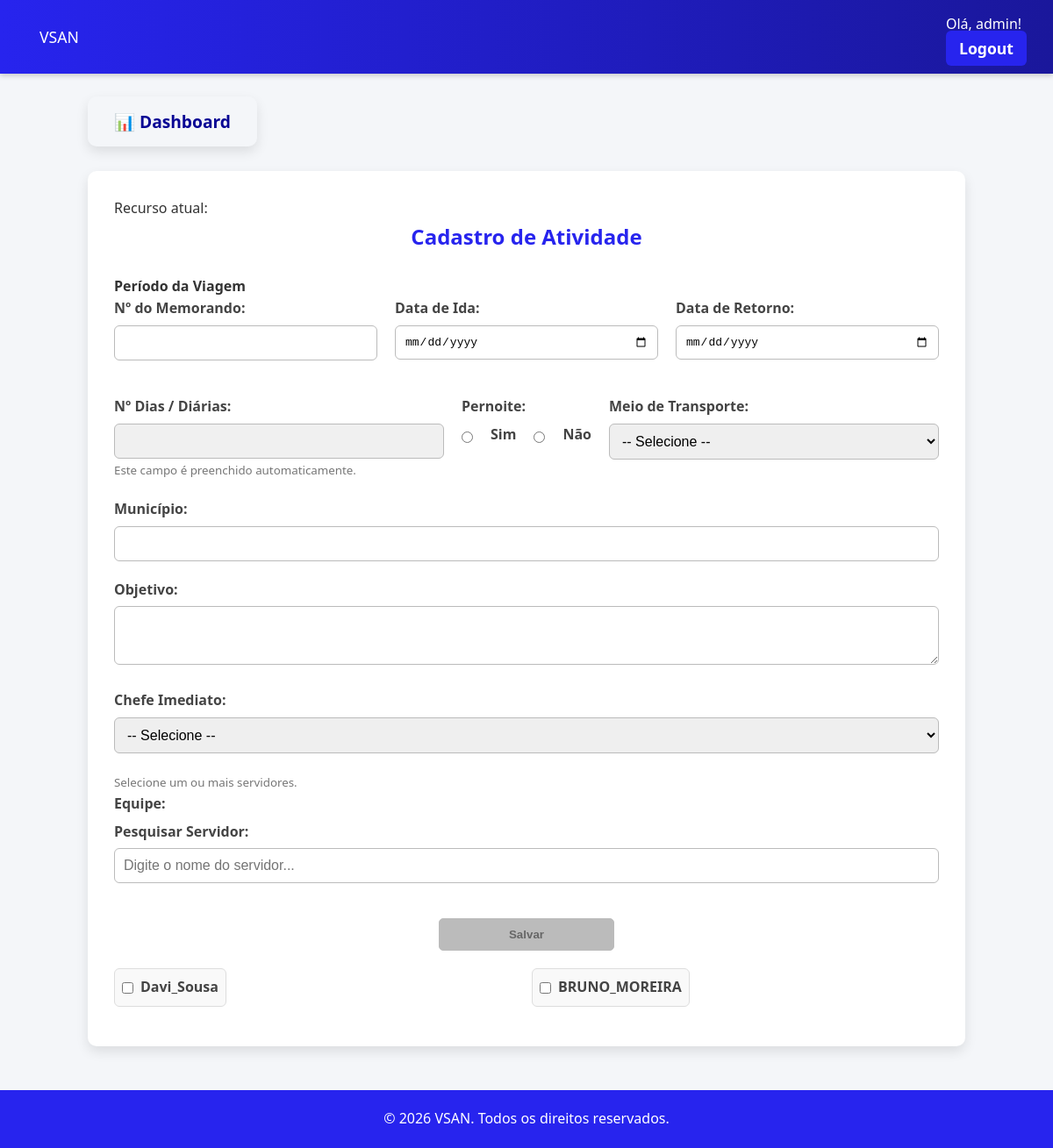
The app's page /cadastro-atividade/ (signed in) with its own data.
### usuarios/models.py (models this page shows, shortened)
class Usuario(AbstractUser):
    TIPO_USUARIO_CHOICES = [
        ('diretor', 'Diretor'),
        ('coordenador', 'Coordenador'),
        ('funcionario', 'Funcionário'),
    ]
    setor = models.ForeignKey(Setor, on_delete=models.SET_NULL, null=True, blank=True, related_name="usuarios")
    tipo_usuario = models.CharField(max_length=20, choices=TIPO_USUARIO_CHOICES, verbose_name='Tipo de Usuário', null=True, blank=True)
    matricula = models.CharField(max_length=20, unique=True, null=True, blank=True)
    servidor = models.OneToOneField(Servidor, on_delete=models.CASCADE, null=True, blank=True, related_name="usuario")
    objects = UsuarioManager()

### servidores/models.py (models this page shows, shortened)
class Servidor(models.Model):
    nome = models.CharField(max_length=200)
    endereco = models.CharField(max_length=255)
    vinculo = models.CharField(
        max_length=50,
        choices=[
            ("Servidor do Órgão", "Servidor do Órgão"),
            ("Servidor Cedido", "Servidor Cedido"),
            ("Colaborador Eventual", "Colaborador Eventual"),
        ]
    )
    matricula = models.CharField(max_length=20, unique=True)
    cargo = models.CharField(max_length=100)
    funcao = models.CharField(max_length=150, blank=True, null=True)
    cpf = models.CharField(max_length=14, unique=True)
    rg = models.CharField(max_length=20, blank=True, null=True)
    nascimento = models.DateField(blank=True, null=True)
    banco = models.CharField(max_length=50, blank=True, null=True)
    agencia = models.CharField(max_length=20, blank=True, null=True)
    conta = models.CharField(max_length=30, blank=True, null=True)
    setor = models.ForeignKey(Setor, on_delete=models.SET_NULL, null=True, blank=True)
    disponivel = models.BooleanField(default=True)
    def primeiro_e_ultimo_nome(self):
        partes = self.nome.strip().split()
        if len(partes) >= 2:
            return f"{partes[0]}_{partes[-1]}"  # usa underline para evitar espaços em nomes de arquivos
        return self.nome  # se só tiver um nome, retorna ele mesmo

### atividades/views.py (the view, shortened to what this page needs)
# urls.py: path('cadastro-atividade/', atividades_views.cadastrar_atividade, name="cadastrar_atividade"),
@login_required(login_url='/login/')
def cadastrar_atividade(request):
    servidores = Servidor.objects.all()
    setores = Setor.objects.exclude(cargo_chefe__startswith="Diretor")
    recurso_ativo = RecursoAtivo.objects.first()
    return render(request, "atividades/cadastro_atividades.html", {
        "servidores": servidores,
        "setores": setores,
        "recurso_ativo": recurso_ativo,
    })

### atividades/templates/atividades/cadastro_atividades.html (shortened to what this page needs)
{% extends "base.html" %}
{% block content %}
<div class="container">
    <p>Recurso atual: <strong>{{ recurso_ativo.get_codigo_display }}</p></strong>
    <h2>Cadastro de Atividade</h2>
    <form method="post" class="form">
        <div class="form-group">
            <strong>Período da Viagem</strong>
                <div class="form-row">
                    <div class="form-group">
                    <label for="n_memorando">Nº do Memorando:</label>
                    <input type="text" id="n_memorando" name="n_memorando" required>
                </div>
                <div class="form-group">
                    <label for="data_ida">Data de Ida:</label>
                    <input type="date" name="data_ida" id="data_ida" required>
                </div>
                <div class="form-group">
                    <label for="data_retorno">Data de Retorno:</label>
                    <input type="date" name="data_retorno" id="data_retorno" required>
                </div>
            </div>
        </div>
            <div class="form-row">
                <div class="form-group">
                    <label for="dias_diarias">Nº Dias / Diárias:</label>
                    <input type="text" name="dias_diarias" id="dias_diarias" readonly
                        style="background-color: #f0f0f0; color: #555; font-weight: bold;">
                    <small style="color: #777;">Este campo é preenchido automaticamente.</small>
                </div>
                <div>
                    <label>Pernoite:</label>
                    <div class="radio-group">
                        <input type="radio" id="pernoite_sim" name="pernoite" value="Sim" required>
                        <label for="pernoite_sim">Sim</label>
                        <input type="radio" id="pernoite_nao" name="pernoite" value="Não" required>
                        <label for="pernoite_nao">Não</label>
                    </div>
                </div>
                <div class="form-group">
                    <label for="transporte">Meio de Transporte:</label>
                    <select name="transporte" id="transporte" required>
                        <option value="">-- Selecione --</option>
                    </select>
                </div>
            </div>
        <div class="form-group">
            <label for="municipio">Município:</label>
            <input list="municipios" name="municipio" id="municipio" required>
        </div>
        <div class="form-group">
            <label for="objetivo">Objetivo:</label>
            <textarea name="objetivo" id="objetivo" rows="3" required></textarea>
        </div>
        <div class="form-group">
            <label for="chefe_imediato">Chefe Imediato:</label>
            <select id="chefe_imediato" name="chefe_imediato" required>
                <option value=""> -- Selecione -- </option>
            </select>
        </div>
        <div class="form-group">
            <small style="color:#777;">Selecione um ou mais servidores.</small>
            <label>Equipe:</label>
            <div class="form-group">
                <label for="filtro-servidores">Pesquisar Servidor:</label>
                <input type="text" id="filtro-servidores" placeholder="Digite o nome do servidor...">
            </div>
            <button id="btn-proximo" type="submit" class="btn btn-disabled btn-secondary" disabled>Salvar</button>
        </div>
        <div class="checkbox-list form-row"  id="lista-servidores">
            {% for servidor in servidores %}
                <div class="servidor-item">
                    <label>
                        <input type="checkbox" name="servidores" value="{{ servidor.id }}" data-nome="{{ servidor.nome }}">
                        {{ servidor.primeiro_e_ultimo_nome }}
                    </label>
                </div>
            {% endfor %}
        </div>
    </form>
</div>
{% load static %}
{% endblock %}

### templates/header.html (shortened to what this page needs)
{% load static %}
<header class="header">
    <a href="{% url 'home' %}" class="logo">VSAN</a>
    <nav class="nav">
        {% if user.is_authenticated %}
            <span class="user-info">Olá, {{ user.username }}!</span>
        <ul class="menu">
            <li><a href="{% url 'logout' %}" class='btn-primary'>Logout</a></li>
        </ul>
        {% else %}
        <ul class="menu">
            <li><a href="{% url 'login' %}" class='btn-primary'>Login</a></li>
            <li><a href="{% url 'cadastrar_usuario' %}" class="btn-primary">Criar conta</a></li>
        </ul>
        {% endif %}
    </nav>
</header>
{% if user.is_authenticated  %}
    {% if request.path != '/dashboard/' %}
        <div class="container-btn-dashboard">
            <a href="{% url 'dashboard' %}" class="btn-card">📊 Dashboard</a>
        </div>
    {% endif %}
{% endif %}

### usuarios/static/css/style.css (style rules this page uses)
* { margin: 0; padding: 0; box-sizing: border-box; }
body { font-family: 'Segoe UI', Arial, sans-serif; background-color: #f4f6f9; color: #333; line-height: 1.6; }
.header { display: flex; justify-content: space-between; background: linear-gradient(90deg, #2724ee, #1a179b); color: #fff; padding: 15px 30px; align-items: center; box-shadow: 0 2px 6px rgba(0,0,0,0.2); }
.header a { text-decoration: none; font-size: 1.1em; padding: 8px 15px; color: #fff; transition: color 0.3s; }
.menu { list-style: none; display: flex; gap: 20px; }
label { text-align:left; }
.container, .dashboard-container { max-width: 1000px; margin: 40px auto; background: #fff; padding: 30px; border-radius: 10px; box-shadow: 0px 6px 14px rgba(0,0,0,0.1); }
.container h2, .dashboard-container h2 { text-align: center; margin-bottom: 25px; color: #2724ee; font-weight: bold; }
.form .form-group { margin-bottom: 20px; }
.form label { display: block; margin-bottom: 6px; font-weight: 600; color: #444; }
.form input, .form select, .form textarea { width: 100%; padding: 10px; border: 1px solid #bbb; border-radius: 6px; font-size: 1em; transition: border 0.3s; }
.form-row { display: flex; gap: 20px; flex-wrap: wrap; }
.form-row .form-group { flex: 1; min-width: 200px; }
.btn { margin-top: 20px; margin-left: calc(50% - 100px); width: 200px; }
.btn-primary, .btn-secondary, .btn-danger { padding: 10px 20px; border-radius: 6px; cursor: pointer; font-weight: 600; transition: all 0.3s; }
.btn-primary { background-color: #2724ee; color: #fff; border: none; text-decoration: none; }
.btn-secondary { background-color: #fff; color: #2724ee; border: 2px solid #2724ee; }
.btn-disabled { background-color: #bbb; color: #666; padding: 10px 20px; border: 1px solid #bbb; border-radius: 5px; text-decoration: none; cursor: not-allowed; }
.radio-group { display: flex; gap: 20px; align-items: center; }
#lista-servidores { display: grid; grid-template-columns: repeat(auto-fit, minmax(250px, 1fr)); gap: 12px; margin-top: 10px; }
#lista-servidores label { display: inline-flex; align-items: center; gap: 8px; background: #f9f9f9; padding: 8px; border-radius: 6px; border: 1px solid #ddd; transition: background 0.3s; }
.checkbox-list { margin: 10px 0; }
.checkbox-list label { display: block; margin-bottom: 5px; }
.container-btn-dashboard { max-width: 1000px; margin: 40px auto; }
.btn-card { color: #080694; border: none; padding: 15px 30px; border-radius: 10px; font-size: 1.2em; font-weight: bold; cursor: pointer; transition: background-color 0.3s ease; text-decoration: none; box-shadow: 0px 6px 14px rgba(0,0,0,0.1); }

### records on screen
Usuario: username "admin"
Servidor: primeiro_e_ultimo_nome "Davi_Sousa"
Servidor: primeiro_e_ultimo_nome "BRUNO_MOREIRA"
